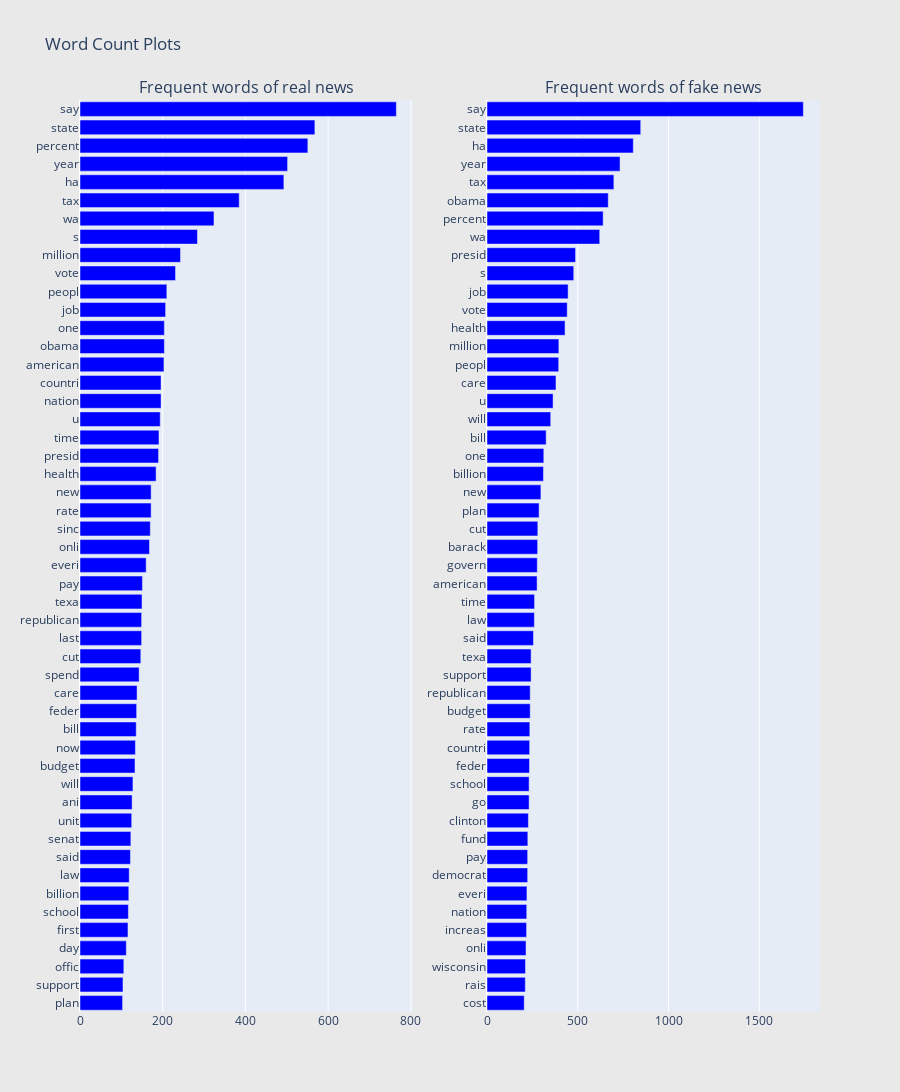

Notebook source saved alongside this figure:
### Markdown cell above
## Uni Gram - Construct dictionary with every single unique words from the list of words in the news.

### Code cell
configure_plotly_browser_state()
## Get the bar chart from sincere questions ##
freq_dict = defaultdict(int)
for sent in df_real["clean"]:
    for word in generate_ngrams(sent, 1):
        freq_dict[word] += 1
fd_sorted = pd.DataFrame(sorted(freq_dict.items(), key=lambda x: x[1])[::-1])
fd_sorted.columns = ["word", "wordcount"]
trace0 = horizontal_bar_chart(fd_sorted.head(50), 'blue')


## Get the bar chart from insincere questions ##
freq_dict = defaultdict(int)
for sent in df_fake["clean"]:
    for word in generate_ngrams(sent, 1):
        freq_dict[word] += 1
fd_sorted = pd.DataFrame(sorted(freq_dict.items(), key=lambda x: x[1])[::-1])
fd_sorted.columns = ["word", "wordcount"]
trace1 = horizontal_bar_chart(fd_sorted.head(50), 'blue')

# Creating two subplots
fig = make_subplots(rows=1, cols=2, vertical_spacing=0.04,
                          subplot_titles=["Frequent words of real news", 
                                          "Frequent words of fake news"])
fig.append_trace(trace0, 1, 1)
fig.append_trace(trace1, 1, 2)
fig['layout'].update(height=1200, width=900, paper_bgcolor='rgb(233,233,233)', title="Word Count Plots")
py.iplot(fig, filename='word-plots')

# plt.figure(figsize=(10,16))
# sns.barplot(x="ngram_count", y="ngram", data=fd_sorted.loc[:50,:], color="b")
# plt.title("Frequent words for Insincere Questions", fontsize=16)
# plt.show()

### Figure 1 — Plotly figure (JSON) as saved in the notebook; plotly's stock layout.template omitted (floating-point values rounded to 4 significant figures)
{"data": [{"showlegend": false, "orientation": "h", "yaxis": "y", "y": ["plan", "support", "offic", "day", "first", "school", "billion", "law", "said", "senat", "unit", "ani", "will", "budget", "now", "bill", "feder", "care", "spend", "cut", "last", "republican", "texa", "pay", "everi", "onli", "sinc", "rate", "new", "health", "presid", "time", "u", "nation", "countri", "american", "obama", "one", "job", "peopl", "vote", "million", "s", "wa", "tax", "ha", "year", "percent", "state", "say"], "xaxis": "x", "marker": {"color": "blue"}, "x": [103, 104, 106, 112, 116, 117, 118, 119, 122, 123, 125, 126, 128, 133, 134, 136, 137, 138, 143, 147, 149, 149, 150, 151, 160, 168, 170, 172, 172, 184, 190, 191, 194, 196, 196, 203, 204, 204, 207, 210, 231, 243, 284, 324, 385, 493, 502, 551, 568, 765], "type": "bar"}, {"showlegend": false, "orientation": "h", "yaxis": "y2", "y": ["cost", "rais", "wisconsin", "onli", "increas", "nation", "everi", "democrat", "pay", "fund", "clinton", "go", "school", "feder", "countri", "rate", "budget", "republican", "support", "texa", "said", "law", "time", "american", "govern", "barack", "cut", "plan", "new", "billion", "one", "bill", "will", "u", "care", "peopl", "million", "health", "vote", "job", "s", "presid", "wa", "percent", "obama", "tax", "year", "ha", "state", "say"], "xaxis": "x2", "marker": {"color": "blue"}, "x": [205, 211, 212, 215, 218, 219, 220, 224, 224, 225, 228, 232, 232, 234, 235, 236, 238, 238, 243, 243, 256, 261, 262, 276, 277, 279, 280, 287, 297, 311, 313, 326, 351, 364, 380, 395, 396, 430, 442, 447, 478, 488, 621, 640, 668, 699, 733, 806, 847, 1743], "type": "bar"}], "layout": {"xaxis": {"domain": [0, 0.45], "anchor": "y"}, "title": {"text": "Word Count Plots"}, "paper_bgcolor": "rgb(233,233,233)", "yaxis": {"domain": [0, 1], "anchor": "x"}, "xaxis2": {"domain": [0.55, 1], "anchor": "y2"}, "height": 1200, "width": 900, "yaxis2": {"domain": [0, 1], "anchor": "x2"}, "annotations": [{"yanchor": "bottom", "xref": "paper", "xanchor": "center", "yref": "paper", "text": "Frequent words of real news", "y": 1, "x": 0.225, "font": {"size": 16}, "showarrow": false}, {"yanchor": "bottom", "xref": "paper", "xanchor": "center", "yref": "paper", "text": "Frequent words of fake news", "y": 1, "x": 0.775, "font": {"size": 16}, "showarrow": false}]}}
